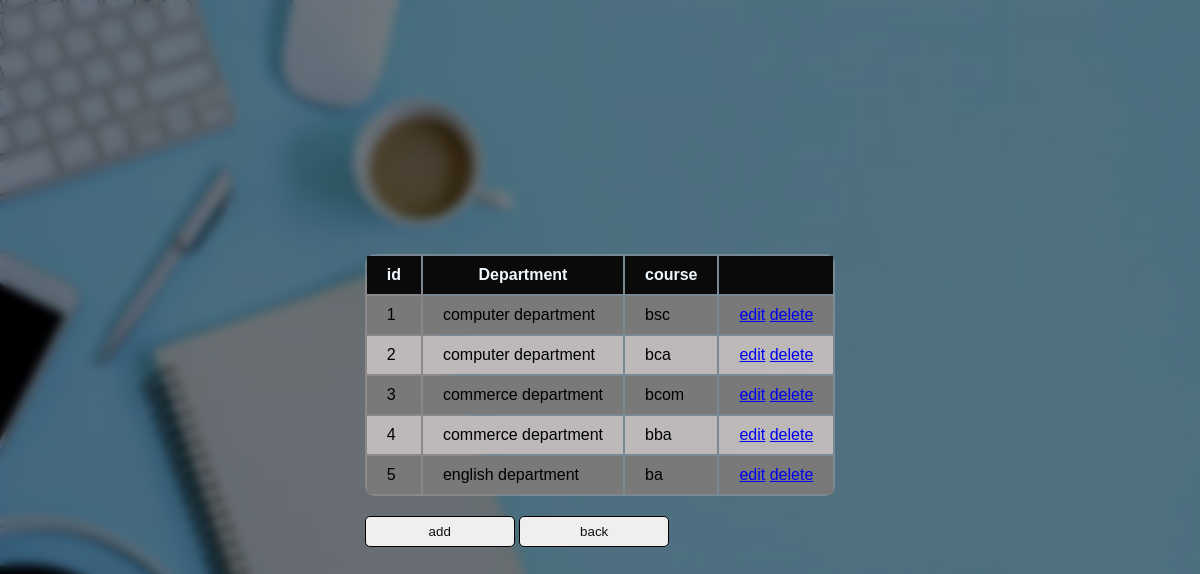
/viewcourse, run on the app's committed database.
### timetable_scheduler_app/models.py (models this page shows)
class CourseTable(models.Model):
    dep_id=models.ForeignKey(DepartmentTable,on_delete=models.CASCADE,blank=True,null=True)
    course_name=models.CharField(max_length=50,blank=True,null=True)

class DepartmentTable(models.Model):
    college_id=models.ForeignKey(CollegeTable,on_delete=models.CASCADE,blank=True,null=True)
    dep_name=models.CharField(max_length=50,blank=True,null=True)

### timetable_scheduler_app/views.py (the view)
# urls.py: path('viewcourse', ViewCourse.as_view(), name='viewcourse') ,
class ViewCourse(View):
    def get(self,request):
        obj=CourseTable.objects.all()
        return render(request,"college/view_course.html",{'val':obj})

### templates/college/view_course.html (shortened to what this page needs)
{% load static %}
<!DOCTYPE html>
<html lang="en">
  <head>
    <link rel="stylesheet" href="{%static 'css/view_college.css'%}" />
  </head>
  <body>
    <div class="container">
      <div class="table">
        <form method="post">
        <table>
          <tr>
            <th>id</th>
            <th>Department</th>
            <th>course</th>
            <th></th>
          </tr>
          {% for i in val %}
          <tr>
            <td>{{forloop.counter}}</td>
            <td>{{i.dep_id.dep_name}}</td>
            <td>{{i.course_name}}</td>
            <td>
              <a href="editcourse/{{ i.id }}">edit</a>
              <a href="deletecourse/{{ i.id }}" onclick="return confirm('are you sure you want to delete')">delete</a>
            </td>
          </tr>
          {% endfor %}
        </table>
        <a href="/addcourse"><button type="button">add</button></a>
        <a href="/add"><button type="button">back</button></a>
          </form>
  </body>
</html>

### static/css/view_college.css (style rules this page uses)
* { margin: 0; padding: 0; box-sizing: border-box; font-family: Arial, sans-serif; }
body { height: 100vh; display: flex; justify-content: center; align-items: center; background: cover; background: url('../images/verify.jpg') no-repeat center center/cover; }
.container { position: center; width: 100%; height: 100%; background: rgba(0, 0, 0, 0.5); backdrop-filter: blur(5px); display: flex; justify-content: center; align-items: center; }
table { border-radius: 10px; height: 100px; background-color: rgba(223, 198, 198, 0.3); }
th, td { padding: 10px 20px; }
th { background-color: rgb(10, 10, 10); color: aliceblue; }
tbody tr:nth-child(odd) { background-color: #bdb9b9; }
tbody tr:nth-child(even) { background-color: #7a7979; }
button { width: 150px; padding: 7px; color: rgb(15, 15, 15); border: 1px solid black; border-radius: 5px; cursor: pointer; align-self: right; text-align: center; margin-top: 20px; transition: 0.5s; }

### data on the page
CourseTable: dep_id.dep_name "computer department", course_name "bsc"
CourseTable: dep_id.dep_name "computer department", course_name "bca"
CourseTable: dep_id.dep_name "commerce department", course_name "bcom"
CourseTable: dep_id.dep_name "commerce department", course_name "bba"
CourseTable: dep_id.dep_name "english department", course_name "ba"
